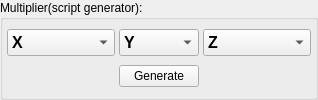
                        <widget class="QGroupBox" name="groupBox_4">
                         <property name="title">
                          <string>Multiplier(script generator):</string>
                         </property>
                         <layout class="QGridLayout" name="gridLayout_33">
                          <property name="leftMargin">
                           <number>4</number>
                          </property>
                          <property name="topMargin">
                           <number>4</number>
                          </property>
                          <property name="rightMargin">
                           <number>4</number>
                          </property>
                          <property name="bottomMargin">
                           <number>4</number>
                          </property>
                          <property name="spacing">
                           <number>4</number>
                          </property>
                          <item row="0" column="0">
                           <widget class="QComboBox" name="xcomboBox">
                            <property name="palette">
                             <palette>
                              <active>
                               <colorrole role="Text">
                                <brush brushstyle="SolidPattern">
                                 <color alpha="255">
                                  <red>255</red>
                                  <green>0</green>
                                  <blue>0</blue>
                                 </color>
                                </brush>
                               </colorrole>
                              </active>
                              <inactive>
                               <colorrole role="Text">
                                <brush brushstyle="SolidPattern">
                                 <color alpha="255">
                                  <red>255</red>
                                  <green>0</green>
                                  <blue>0</blue>
                                 </color>
                                </brush>
                               </colorrole>
                              </inactive>
                              <disabled>
                               <colorrole role="Text">
                                <brush brushstyle="SolidPattern">
                                 <color alpha="255">
                                  <red>120</red>
                                  <green>120</green>
                                  <blue>120</blue>
                                 </color>
                                </brush>
                               </colorrole>
                              </disabled>
                             </palette>
                            </property>
                            <property name="font">
                             <font>
                              <pointsize>12</pointsize>
                              <weight>75</weight>
                              <bold>true</bold>
                             </font>
                            </property>
                            <property name="layoutDirection">
                             <enum>Qt::LeftToRight</enum>
                            </property>
                            <item>
                             <property name="text">
                              <string>X</string>
                             </property>
                            </item>
                            <item>
                             <property name="text">
                              <string>1</string>
                             </property>
                            </item>
                            <item>
                             <property name="text">
                              <string>2</string>
                             </property>
                            </item>
                            <item>
                             <property name="text">
                              <string>3</string>
                             </property>
                            </item>
                            <item>
                             <property name="text">
                              <string>4</string>
                             </property>
                            </item>
                            <item>
                             <property name="text">
                              <string>5</string>
                             </property>
                            </item>
                            <item>
                             <property name="text">
                              <string>6</string>
                             </property>
                            </item>
                            <item>
                             <property name="text">
                              <string>7</string>
                             </property>
                            </item>
                            <item>
                             <property name="text">
                              <string>8</string>
                             </property>
                            </item>
                            <item>
                             <property name="text">
                              <string>9</string>
                             </property>
                            </item>
                            <item>
                             <property name="text">
                              <string>10</string>
                             </property>
                            </item>
                           </widget>
                          </item>
                          <item row="0" column="1">
                           <widget class="QComboBox" name="ycomboBox">
                            <property name="palette">
                             <palette>
                              <active>
                               <colorrole role="Text">
                                <brush brushstyle="SolidPattern">
                                 <color alpha="255">
                                  <red>0</red>
                                  <green>170</green>
                                  <blue>0</blue>
                                 </color>
                                </brush>
                               </colorrole>
                              </active>
                              <inactive>
                               <colorrole role="Text">
                                <brush brushstyle="SolidPattern">
                                 <color alpha="255">
                                  <red>0</red>
                                  <green>170</green>
                                  <blue>0</blue>
                                 </color>
                                </brush>
                               </colorrole>
                              </inactive>
                              <disabled>
                               <colorrole role="Text">
                                <brush brushstyle="SolidPattern">
                                 <color alpha="255">
                                  <red>120</red>
                                  <green>120</green>
                                  <blue>120</blue>
                                 </color>
                                </brush>
                               </colorrole>
                              </disabled>
                             </palette>
                            </property>
                            <property name="font">
                             <font>
                              <pointsize>12</pointsize>
                              <weight>75</weight>
                              <bold>true</bold>
                             </font>
                            </property>
                            <property name="layoutDirection">
                             <enum>Qt::LeftToRight</enum>
                            </property>
                            <item>
                             <property name="text">
                              <string>Y</string>
                             </property>
                            </item>
                            <item>
                             <property name="text">
                              <string>1</string>
                             </property>
                            </item>
                            <item>
                             <property name="text">
                              <string>2</string>
                             </property>
                            </item>
                            <item>
                             <property name="text">
                              <string>3</string>
                             </property>
                            </item>
                            <item>
                             <property name="text">
                              <string>4</string>
                             </property>
                            </item>
                            <item>
                             <property name="text">
                              <string>5</string>
                             </property>
                            </item>
                            <item>
                             <property name="text">
                              <string>6</string>
                             </property>
                            </item>
                            <item>
                             <property name="text">
                              <string>7</string>
                             </property>
                            </item>
                            <item>
                             <property name="text">
                              <string>8</string>
                             </property>
                            </item>
                            <item>
                             <property name="text">
                              <string>9</string>
                             </property>
                            </item>
                            <item>
                             <property name="text">
                              <string>10</string>
                             </property>
                            </item>
                           </widget>
                          </item>
                          <item row="0" column="2">
                           <widget class="QComboBox" name="zcomboBox">
                            <property name="palette">
                             <palette>
                              <active>
                               <colorrole role="Text">
                                <brush brushstyle="SolidPattern">
                                 <color alpha="255">
                                  <red>0</red>
                                  <green>0</green>
                                  <blue>255</blue>
                                 </color>
                                </brush>
                               </colorrole>
                              </active>
                              <inactive>
                               <colorrole role="Text">
                                <brush brushstyle="SolidPattern">
                                 <color alpha="255">
                                  <red>0</red>
                                  <green>0</green>
                                  <blue>255</blue>
                                 </color>
                                </brush>
                               </colorrole>
                              </inactive>
                              <disabled>
                               <colorrole role="Text">
                                <brush brushstyle="SolidPattern">
                                 <color alpha="255">
                                  <red>120</red>
                                  <green>120</green>
                                  <blue>120</blue>
                                 </color>
                                </brush>
                               </colorrole>
                              </disabled>
                             </palette>
                            </property>
                            <property name="font">
                             <font>
                              <pointsize>12</pointsize>
                              <weight>75</weight>
                              <bold>true</bold>
                             </font>
                            </property>
                            <property name="layoutDirection">
                             <enum>Qt::LeftToRight</enum>
                            </property>
                            <item>
                             <property name="text">
                              <string>Z</string>
                             </property>
                            </item>
                            <item>
                             <property name="text">
                              <string>1</string>
                             </property>
                            </item>
                            <item>
                             <property name="text">
                              <string>2</string>
                             </property>
                            </item>
                            <item>
                             <property name="text">
                              <string>3</string>
                             </property>
                            </item>
                            <item>
                             <property name="text">
                              <string>4</string>
                             </property>
                            </item>
                            <item>
                             <property name="text">
                              <string>5</string>
                             </property>
                            </item>
                            <item>
                             <property name="text">
                              <string>6</string>
                             </property>
                            </item>
                            <item>
                             <property name="text">
                              <string>7</string>
                             </property>
                            </item>
                            <item>
                             <property name="text">
                              <string>8</string>
                             </property>
                            </item>
                            <item>
                             <property name="text">
                              <string>9</string>
                             </property>
                            </item>
                            <item>
                             <property name="text">
                              <string>10</string>
                             </property>
                            </item>
                           </widget>
                          </item>
                          <item row="1" column="0">
                           <spacer name="horizontalSpacer_7">
                            <property name="orientation">
                             <enum>Qt::Horizontal</enum>
                            </property>
                            <property name="sizeHint" stdset="0">
                             <size>
                              <width>108</width>
                              <height>20</height>
                             </size>
                            </property>
                           </spacer>
                          </item>
                          <item row="1" column="1">
                           <widget class="QPushButton" name="Multiplier">
                            <property name="text">
                             <string>Generate</string>
                            </property>
                           </widget>
                          </item>
                          <item row="1" column="2">
                           <spacer name="horizontalSpacer_6">
                            <property name="orientation">
                             <enum>Qt::Horizontal</enum>
                            </property>
                            <property name="sizeHint" stdset="0">
                             <size>
                              <width>108</width>
                              <height>20</height>
                             </size>
                            </property>
                           </spacer>
                          </item>
                         </layout>
                        </widget>
